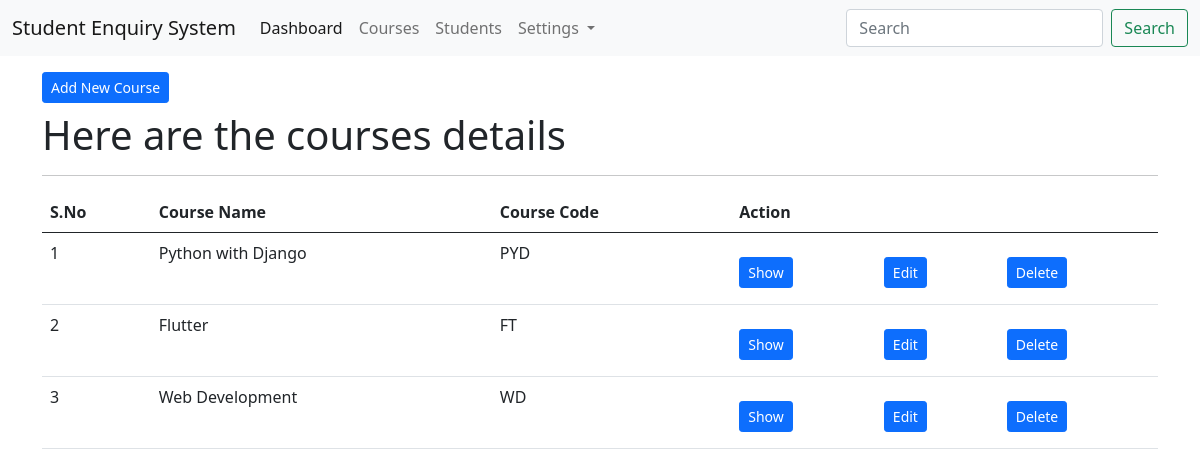
The page /courses/list/ on the database as committed earlier.
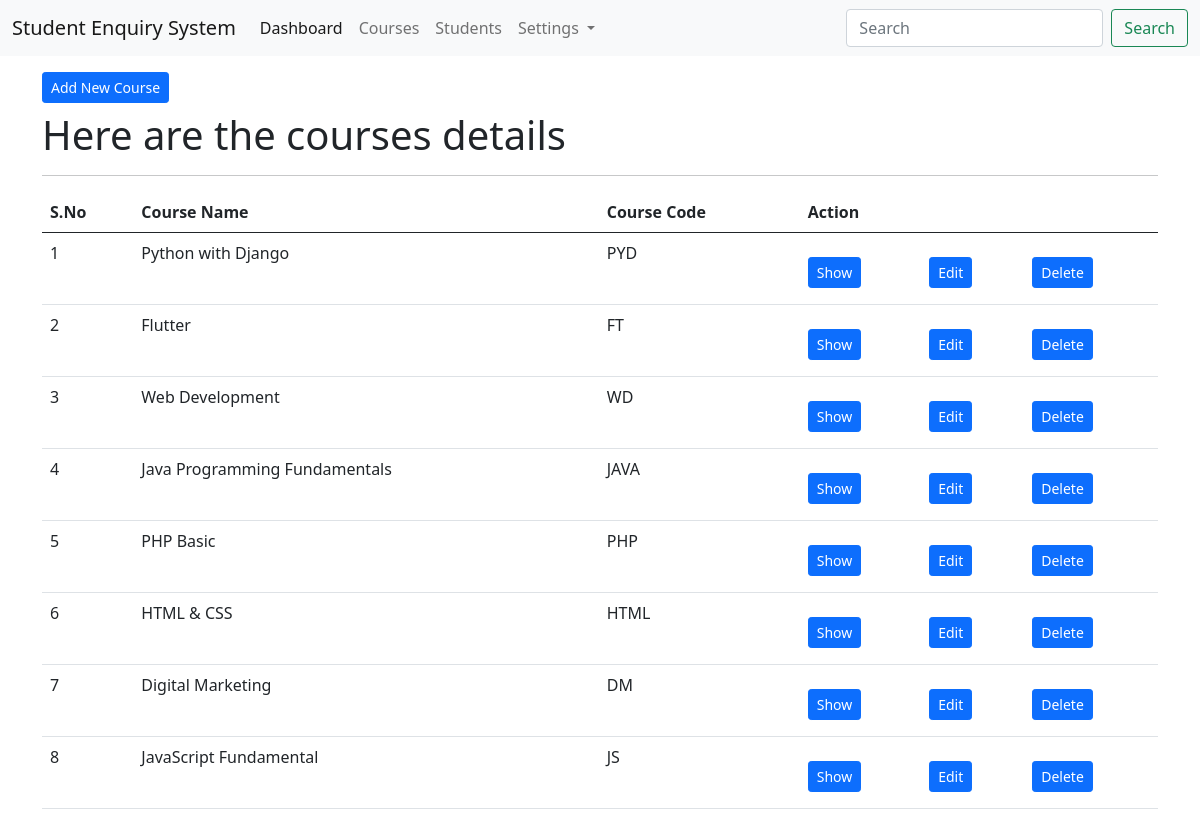
The same page on the database as committed later.
### app_courses/models.py (models this page shows, shortened)
class CourseModel(models.Model):
    course_name = models.CharField(max_length=200)
    course_code = models.CharField(max_length=100)
    class Meta:
        db_table = "tbl_courses"

### app_courses/views.py (the view)
# urls.py: path('list/', views.course_index, name='course-index'),
def course_index(request):
    courses = CourseModel.objects.all()
    context = {
        "title": "SES | Courses",
        "body_title": "Here are the courses details",
        "courses": courses
    }
    return render(request, 'courses/index.html', context)

### templates/courses/index.html (shortened to what this page needs)
{% extends 'layouts/master.html' %}
{% block content %}
<div class="container">
    <a href="{% url 'course-create' %}" class="btn btn-primary btn-sm mt-3 mb-2">Add New Course</a>
    <h1>{{ body_title }}</h1>
    <hr>
    <table class="table table-hover">
        <thead>
            <tr>
                <th>S.No</th>
                <th>Course Name</th>
                <th>Course Code</th>
                <th colspan="3">Action</th>
            </tr>
        </thead>
        <tbody>
            {% for val in courses %}
            <tr>
                <td>{{ forloop.counter }}</td>
                <td>{{ val.course_name }}</td>
                <td>{{ val.course_code }}</td>
                <td><a href="{% url 'course-show' val.id %}"
                    class="btn btn-primary btn-sm mt-3 mb-2">Show</a>
                </td>
                <td><a href="{% url 'course-edit' val.id %}"
                    class="btn btn-primary btn-sm mt-3 mb-2">Edit</a>
                </td>
                <td><a href="{% url 'course-delete' val.id %}"
                    class="btn btn-primary btn-sm mt-3 mb-2">Delete</a>
                </td>
            </tr>
            {% endfor %}
        </tbody>
    </table>
</div>
{% endblock %}

### templates/layouts/master.html (shortened to what this page needs)
<!doctype html>
<html lang="en">
  <head>
    <link href="https://cdn.jsdelivr.net/npm/bootstrap@5.0.2/dist/css/bootstrap.min.css" rel="stylesheet">
  </head>
  <body>
    <nav class="navbar navbar-expand-lg navbar-light bg-light">
      <div class="container-fluid">
        <a class="navbar-brand" href="#">Student Enquiry System</a>
        <div class="collapse navbar-collapse" id="navbarSupportedContent">
          <ul class="navbar-nav me-auto mb-2 mb-lg-0">
            <li class="nav-item">
              <a class="nav-link active" aria-current="page" href="{% url 'dashboard' %}">Dashboard</a>
            </li>
            <li class="nav-item">
              <a class="nav-link" href="{% url 'course-index' %}">Courses</a>
            </li>
            <li class="nav-item">
              <a class="nav-link" href="{% url 'student-index' %}">Students</a>
            </li>
            <li class="nav-item dropdown">
              <a class="nav-link dropdown-toggle" href="#" id="navbarDropdown" role="button" data-bs-toggle="dropdown" aria-expanded="false">
                Settings
              </a>
            </li>
          </ul>
          <form class="d-flex">
            <input class="form-control me-2" type="search" placeholder="Search" aria-label="Search">
            <button class="btn btn-outline-success" type="submit">Search</button>
          </form>
        </div>
      </div>
    </nav>
    {% block content %}
    {% endblock %}
  </body>
</html>

Rows that differ between the two databases and show on the page:
added CourseModel: course_name "Java Programming Fundamentals", course_code "JAVA"
added CourseModel: course_name "PHP Basic", course_code "PHP"
added CourseModel: course_name "HTML & CSS", course_code "HTML"
added CourseModel: course_name "Digital Marketing", course_code "DM"
added CourseModel: course_name "JavaScript Fundamental", course_code "JS"
